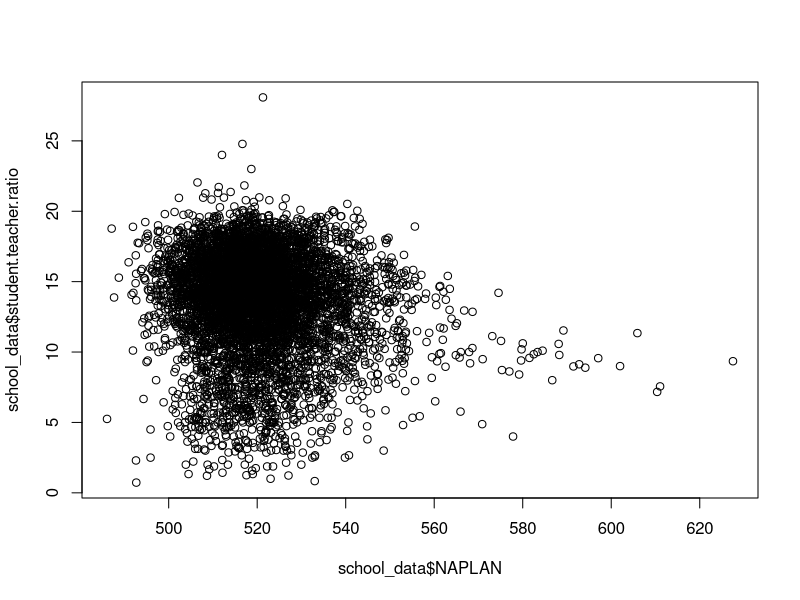
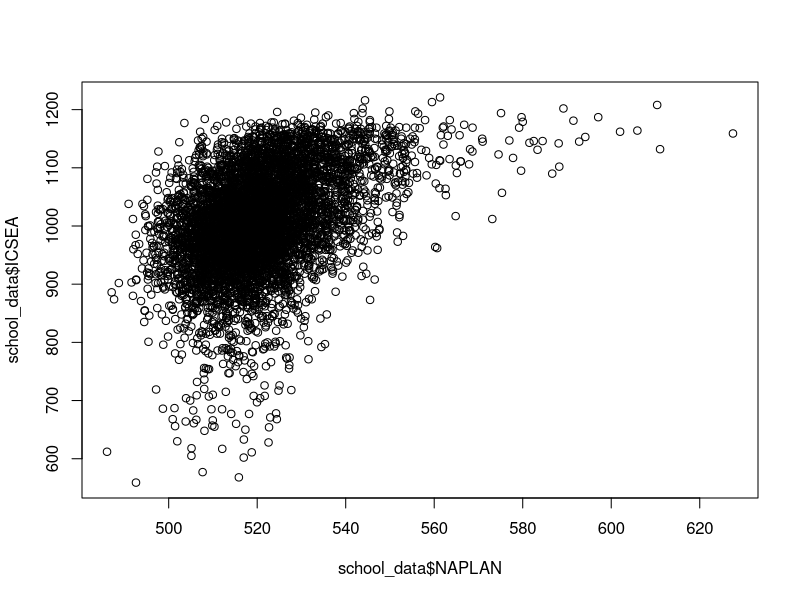

Reproduce these figures in R, in order.
library(readxl)
library(dplyr)

profile_data = read_excel("School Profile 2023.xlsx", sheet = 2)
numeracy_data = read.csv("2023NAPLAN_scores_yr5.csv")
school_data = inner_join(profile_data, numeracy_data, by = "ACARA.SML.ID") # cleans data
summary(school_data)

school_data$student.teacher.ratio = school_data$`Full Time Equivalent Enrolments` / school_data$`Full Time Equivalent Teaching Staff` # Uses equivalent columns
cor(school_data$student.teacher.ratio, school_data$NAPLAN) # from this, near zero correlation
plot(school_data$NAPLAN, school_data$student.teacher.ratio)

cor(school_data$ICSEA, school_data$NAPLAN, use = "complete.obs") # Relatively solid positive correlation
plot(school_data$NAPLAN, school_data$ICSEA)
